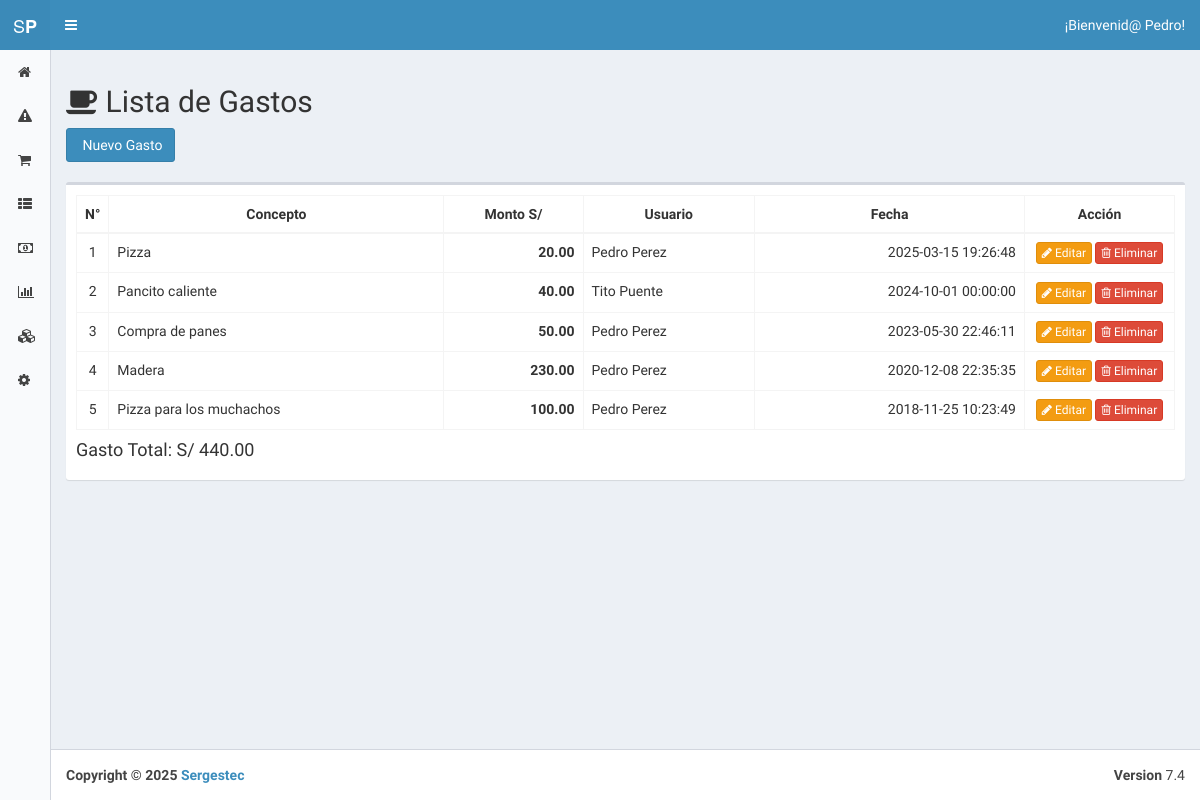
Page /index.php?view=spends (signed in) on the earlier database version.
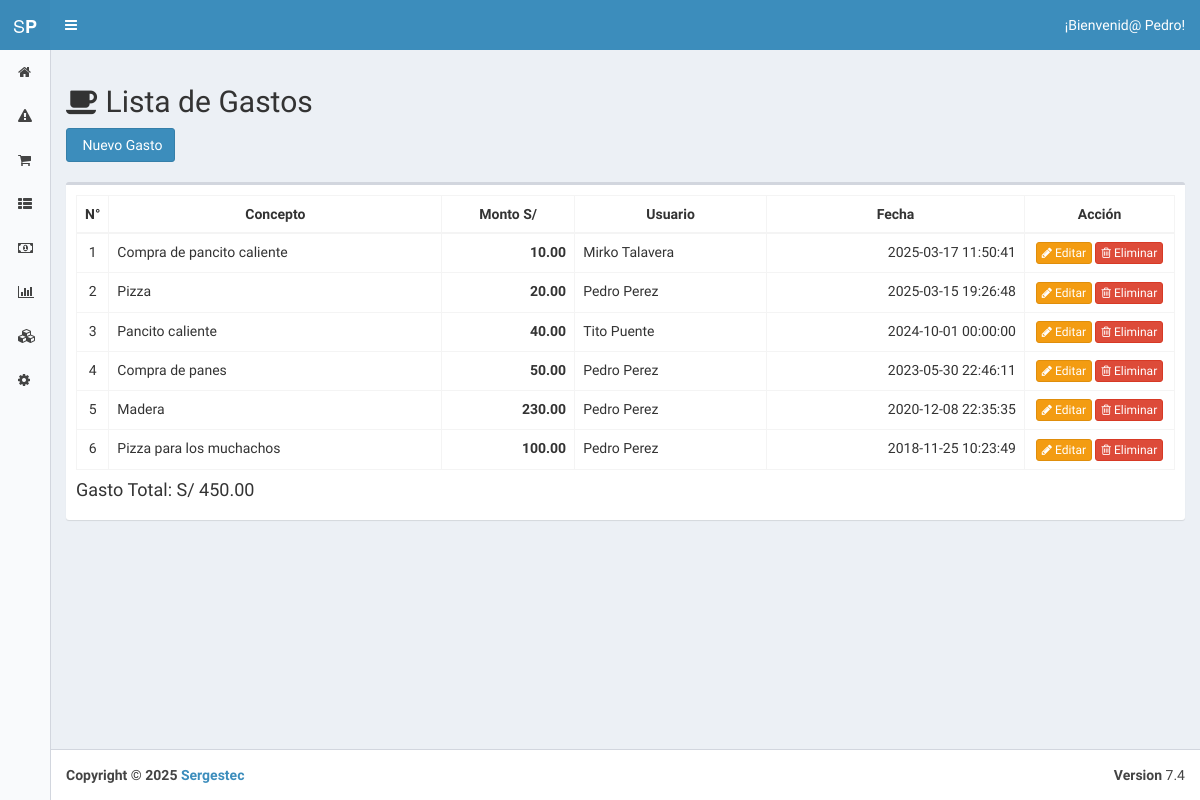
Same page on the later database version.
### tables this page shows
CREATE TABLE `configuration` (
  `id` int(11) NOT NULL,
  `short` varchar(255) NOT NULL,
  `name` varchar(255) NOT NULL,
  `kind` int(11) NOT NULL,
  `val` varchar(255) NOT NULL
);

CREATE TABLE `spend` (
  `id` int(11) NOT NULL,
  `name` varchar(50) NOT NULL,
  `price` double DEFAULT NULL,
  `box_id` int(11) DEFAULT NULL,
  `user_id` int(11) NOT NULL,
  `created_at` datetime DEFAULT NULL
);

CREATE TABLE `user` (
  `id` int(11) NOT NULL,
  `name` varchar(50) NOT NULL,
  `lastname` varchar(50) NOT NULL,
  `username` varchar(50) NOT NULL,
  `email` varchar(255) DEFAULT NULL,
  `password` varchar(60) NOT NULL,
  `image` varchar(255) DEFAULT NULL,
  `is_active` tinyint(1) NOT NULL DEFAULT '1',
  `is_admin` tinyint(1) NOT NULL DEFAULT '0',
  `counter` int(11) NOT NULL,
  `created_at` datetime NOT NULL
);

### core/controller/Lb.php (called while the page is built, shortened)
<?php
class Lb {
	public function start(){
		include "core/app/init.php";
	}
}
?>

### index.php (called while the page is built, shortened)
<?php
	$lb = new Lb();
	$lb->start();
?>

### core/controller/Executor.php (called while the page is built, shortened)
<?php
class Executor {
	public static function doit($sql){
		$con = Database::getCon();
		return array($con->query($sql),$con->insert_id);
	}
}
?>

### core/app/model/UserData.php (called while the page is built, shortened)
<?php
	class UserData {
		public static $tablename = "user";
		public static function getById($id){
			$sql = "select * from ".self::$tablename." where id=$id";
			$query = Executor::doit($sql);
			return Model::one($query[0],new UserData());
		}
	}
?>

### core/controller/Model.php (called while the page is built, shortened)
<?php
class Model {
	public static function exists($modelname){
		$fullpath = self::getFullpath($modelname);
		$found=false;
		if(file_exists($fullpath)){
			$found = true;
		}
		return $found;
	}
	public static function getFullpath($modelname){
		return Core::$root."core/app/model/".$modelname.".php";
	}
	public static function many($query,$aclass){
		$cnt = 0;
		$array = array();
		while($r = $query->fetch_array()){
			$array[$cnt] = new $aclass;
			$cnt2=1;
			foreach ($r as $key => $v) {
				if($cnt2>0 && $cnt2%2==0){
					$array[$cnt]->$key = $v;
				}
				$cnt2++;
			}
			$cnt++;
		}
		return $array;
	}
	public static function one($query,$aclass){
		$found = null;
		$data = new $aclass;
		while($r = $query->fetch_array()){
			$cnt=1;
			foreach ($r as $key => $v) {
				if($cnt>0 && $cnt%2==0){
					$data->$key = $v;
				}
				$cnt++;
			}
			$found = $data;
			break;
		}
		return $found;
	}
}
?>

### core/app/model/SpendData.php (called while the page is built, shortened)
<?php
	class SpendData {
		public static $tablename = "spend";
		public function __construct(){
			$this->user_id = "";
		}
		public function getUser(){ return UserData::getById($this->user_id); }
		public static function getAllUnBoxed(){
			$sql = "select * from ".self::$tablename." where box_id is NULL order by created_at desc";
			$query = Executor::doit($sql);
			return Model::many($query[0],new SpendData());
		}
	}
?>

### core/app/model/ConfigurationData.php (called while the page is built, shortened)
<?php
	class ConfigurationData {
		public static $tablename = "configuration";
		public static function getByPreffix($id){
			$sql = "select * from ".self::$tablename." where short=\"$id\"";
			$query = Executor::doit($sql);
			return Model::one($query[0],new ConfigurationData());
		}
	}
?>

### core/app/view/spends-view.php (the view, shortened to what this page needs)
<section class="content">
	<?php $u=null;
  if(isset($_SESSION["user_id"]) &&$_SESSION["user_id"]!=""):
  $u = UserData::getById($_SESSION["user_id"]);
	$currency = ConfigurationData::getByPreffix("currency")->val; ?>
	<div class="row">
		<div class="col-md-12">
			<h2><i class="fa fa-coffee"></i> Lista de Gastos</h2>
			<a href='#spend_new' data-toggle='modal' class='btn btn-primary'><i class='fa fa-th-coffee'></i> Nuevo Gasto</a>
			<div class="clearfix"></div><br>
			<?php if($u->is_admin==1){
				$spends = SpendData::getAllUnBoxed();
			}else{
				$spends = SpendData::getAllByUser($u->id);
			}
			$total = 0;
			if(count($spends)>0){ ?>
			<div class="box">
			    <div class="box-body no-padding">
			        <div class="box-body table-responsive">
						<table class="table table-bordered datatable table-hover">
							<thead>
								<th style="text-align: center; width: 30px;">N°</th>
								<th style="text-align: center;">Concepto</th>
								<th style="text-align: center;">Monto&nbsp;<?php echo $currency; ?></th>
								<?php if($u->is_admin==1): ?><th style="text-align: center;">Usuario</th><?php endif; ?>
								<th style="text-align: center;">Fecha</th>
								<th style="text-align: center; width: 150px;">Acción</th>
							</thead>
							<?php for($number=0; $number<1; $number++);
							foreach($spends as $spend){
								$user = $spend->getUser(); ?>
							<tr>
								<td style="text-align: center;"><?php echo $number; ?></td> <?php $number++; ?>
								<td><?php echo $spend->name; ?></td>
								<td style="text-align: right;S"><b><?php echo number_format($spend->price,2,".",","); ?></b></td>
								<?php if ($u->is_admin==1): ?><td><?php echo $user->name." ".$user->lastname; ?></td><?php endif; ?>
								<td style="text-align: right;"><?php echo $spend->created_at; ?></td>
								<td style=" text-align: center;">
									<a href="index.php?view=spend_edit&id=<?php echo $spend->id; ?>" class="btn btn-xs btn-warning" ><i class="fa fa-pencil" ></i> Editar</a>
									<?php if($u->is_admin==1 || $spend->user_id==$u->id): ?><a href="index.php?action=spend_del&id=<?php echo $spend->id;?>" onclick="return confirm('¿Está seguro de eliminar?')" class="btn btn-danger btn-xs"><i class="fa fa-trash-o"></i> Eliminar</a><?php endif; ?>
								</td>
							</tr>
							<?php $total+=$spend->price; } ?>
						</table>
						<h4>Gasto Total: <?php echo $currency.' '.number_format($total,2,".",",")?></h4>
					</div>
				</div>
			</div>
			<?php }else{
			echo "<p class='alert alert-danger'>No hay Gastos</p>";
			} ?>
		</div>
	</div>
	<?php endif; ?>
</section>

### core/app/init.php
<?php
if(!isset($_GET["action"])){
	Module::loadLayout("index");
}else{
	Action::load($_GET["action"]);
}
?>

### core/controller/Module.php
<?php
class Module {
	public static function loadLayout(){
		if(Core::$root==""){
		include "core/app/layouts/layout.php";
		}else if(Core::$root=="admin/"){
		include "core/app/".Core::$theme."/layouts/layout.php";
		}
	}
}
?>

### core/app/layouts/layout.php (shortened to what this page needs)
<!DOCTYPE html>
<html>
  <head>
    <link href="plugins/bootstrap/css/bootstrap.min.css" rel="stylesheet" type="text/css" />
    <link href="font-awesome/css/font-awesome.min.css" rel="stylesheet" type="text/css" />
    <link href="dist/css/AdminLTE.min.css" rel="stylesheet" type="text/css" />
    <link rel="stylesheet" href="plugins/datatables/dataTables.bootstrap.css">
    <link href="dist/css/skins/skin-blue-light.min.css" rel="stylesheet" type="text/css" />
    <link rel="stylesheet" href="plugins/morris/morris.css">
    <link rel="stylesheet" href="plugins/morris/example.css">
  </head>
  <body class="<?php if(isset($_SESSION["user_id"])):?>  skin-blue-light sidebar-collapse sidebar-mini <?php else:?>login-page<?php endif; ?>" style="background: url(storage/configuration/background.jpg) no-repeat center center fixed;">
    <div class="wrapper">
      <?php if(isset($_SESSION["user_id"])):?>
      <header class="main-header">
        <a href="./" class="logo">
          <span class="logo-mini">S<b>P</b></span>
        </a>
        <nav class="navbar navbar-static-top" role="navigation">
          <?php $u=null;
          if(isset($_SESSION["user_id"]) &&$_SESSION["user_id"]!=""):
          $u = UserData::getById($_SESSION["user_id"]); ?>
          <a href="#" class="sidebar-toggle" data-toggle="offcanvas" role="button">
          </a>
          <div class="navbar-custom-menu">
            <ul class="nav navbar-nav">
              <li class="dropdown user user-menu">
                <a href="#" class="dropdown-toggle" data-toggle="dropdown">
                  <span class="">¡Bienvenid@ <?php if(isset($_SESSION["user_id"])){ echo UserData::getById($_SESSION["user_id"])->name; }?>!</span>
                </a>
              </li>
            </ul>
          </div>
        </nav>
      </header>
      <aside class="main-sidebar">
        <section class="sidebar">
          <ul class="sidebar-menu">
            <li><a href="./index.php?view=home"><i class='fa fa-home'></i> <span>Inicio</span></a></li>
            <li><a href="index.php?view=alerts"><i class="fa fa-warning"></i> <span>Alertas</span></a></li>
            <li><a href="./index.php?view=sell"><i class='fa fa-shopping-cart'></i> <span>Vender</span></a></li>
          <?php if($u->is_admin==1):?>
            <li class="treeview">
              <a href="#"><i class='fa fa-th-list'></i> <span>Catálogos</span> <i class="fa fa-angle-left pull-right"></i></a>
            </li>
            <li class="treeview">
              <a href="#"><i class='fa fa-money'></i> <span>Finanzas</span> <i class="fa fa-angle-left pull-right"></i></a>
            </li>
            <li class="treeview">
              <a href="#"><i class='fa fa-bar-chart-o'></i> <span>Reportes</span> <i class="fa fa-angle-left pull-right"></i></a>
            </li>
            <li class="treeview">
              <a href="#"><i class='fa fa-cubes'></i> <span>Inventario</span> <i class="fa fa-angle-left pull-right"></i></a>
            </li>
            <li class="treeview">
              <a href="#"><i class='fa fa-cog'></i><span>Administracion</span><i class="fa fa-angle-left pull-right"></i></a>
            </li>
          <?php endif;?>
          </ul>
        </section>
      </aside>
      <?php endif;?>
    <?php endif;?>
      <?php if(isset($_SESSION["user_id"])):?>
      <div class="content-wrapper">
        <?php View::load("index");?>
      </div>
        <footer class="main-footer">
        <div class="pull-right hidden-xs">
          <b>Version</b> 7.4
        </div>
        <strong>Copyright &copy; <?php echo Date("Y"); ?> <a href="https://www.sergestec.com" target="_blank">Sergestec</a></strong>
      </footer>
      <?php endif;?>
    </div>
  </body>
</html>

### core/controller/View.php (shortened to what this page needs)
<?php
class View {
	public static function load($view){
		if(!isset($_GET['view'])){
			if(Core::$root==""){
				include "core/app/view/".$view."-view.php";
			}else if(Core::$root=="admin/"){
				include "core/app/".Core::$theme."/view/".$view."-view.php";
			}
		}else{
			if(View::isValid()){
				$url ="";
			if(Core::$root==""){
			$url = "core/app/view/".$_GET['view']."-view.php";
			}else if(Core::$root=="admin/"){
			$url = "core/app/".Core::$theme."/view/".$_GET['view']."-view.php";
			}
				include $url;
			}else{
				View::Error("<b>404 NOT FOUND</b> View <b>".$_GET['view']."</b> folder !! - <a href='http://evilnapsis.com/legobox/help/' target='_blank'>Help</a>");
			}
		}
	}
	public static function isValid(){
		$valid=false;
		if(isset($_GET["view"])){
			$url ="";
			if(Core::$root==""){
			$url = "core/app/view/".$_GET['view']."-view.php";
			}else if(Core::$root=="admin/"){
			$url = "core/app/".Core::$theme."/view/".$_GET['view']."-view.php";
			}
			if(file_exists($file = $url)){
				$valid = true;
			}
		}
		return $valid;
	}
}
?>

Differences in the rows shown:
added spend: name "Compra de pancito caliente", price "10.00", user.name "Mirko", user.lastname "Talavera", created_at "2025-03-17 11:50:41"
Other differences:
$total: "440.00" → "450.00"
